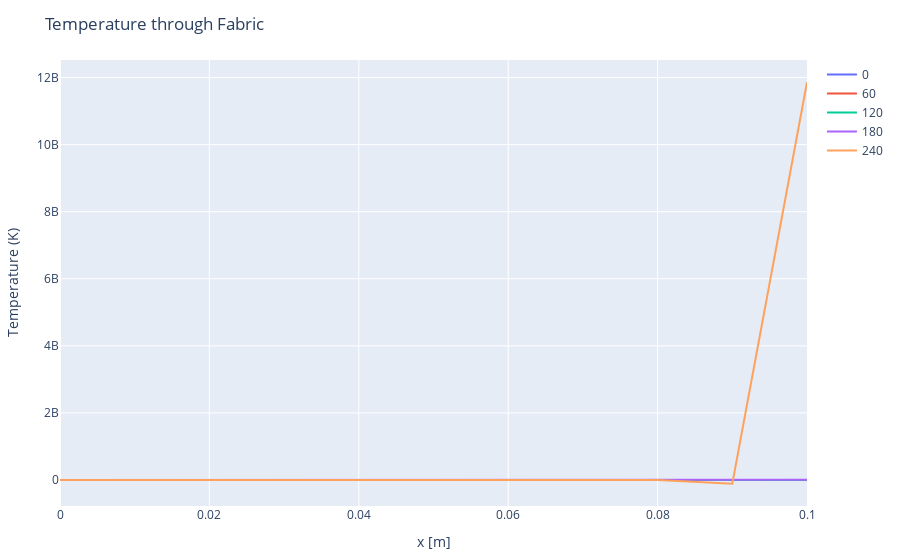

Notebook code cell kept with this figure:
### Code cell
index(i) = (4*i) - 3
traces = [PlotlyJS.scatter(x=x,  y=T_f[:, index(i)], mode="lines", name=time_val[index(i)]) for i in 1:5];
p3 = PlotlyJS.plot(traces, Layout(;title="Temperature through Fabric", showlegend=true, xaxis_title="x [m]", yaxis_title="Temperature (K)" ),  config=PlotConfig(scrollZoom=false));
p3

### Figure 1 — Plotly figure (JSON) as saved in the notebook; plotly's stock layout.template omitted (floating-point values rounded to 4 significant figures)
{"data": [{"mode": "lines", "name": 0, "type": "scatter", "x": [0, 0.01, 0.02, 0.03, 0.04, 0.05, 0.06, 0.07, 0.08, 0.09, 0.1], "y": [296.5, 298.5, 298.5, 298.5, 298.5, 298.5, 298.5, 298.5, 298.5, 298.5, 298.5]}, {"mode": "lines", "name": 60, "type": "scatter", "x": [0, 0.01, 0.02, 0.03, 0.04, 0.05, 0.06, 0.07, 0.08, 0.09, 0.1], "y": [296.9, 298.1, 298.5, 298.5, 298.5, 298.5, 298.5, 298.5, 298.5, 298.5, 300.3]}, {"mode": "lines", "name": 120, "type": "scatter", "x": [0, 0.01, 0.02, 0.03, 0.04, 0.05, 0.06, 0.07, 0.08, 0.09, 0.1], "y": [297.1, 297.9, 298.4, 298.5, 298.5, 298.5, 298.5, 298.5, 298.8, 267.9, 3581.0]}, {"mode": "lines", "name": 180, "type": "scatter", "x": [0, 0.01, 0.02, 0.03, 0.04, 0.05, 0.06, 0.07, 0.08, 0.09, 0.1], "y": [297.2, 297.8, 298.3, 298.4, 298.5, 298.5, 298.5, 293.4, 840.6, -57860.0, 6239000.0]}, {"mode": "lines", "name": 240, "type": "scatter", "x": [0, 0.01, 0.02, 0.03, 0.04, 0.05, 0.06, 0.07, 0.08, 0.09, 0.1], "y": [297.3, 297.8, 298.2, 298.4, 298.5, 297.7, 388.0, -9305.0, 1031000.0, -110500000.0, 11860000000.0]}], "layout": {"margin": {"b": 50, "l": 50, "r": 50, "t": 60}, "showlegend": true, "title": "Temperature through Fabric", "xaxis": {"title": {"text": "x [m]"}}, "yaxis": {"title": {"text": "Temperature (K)"}}}}
